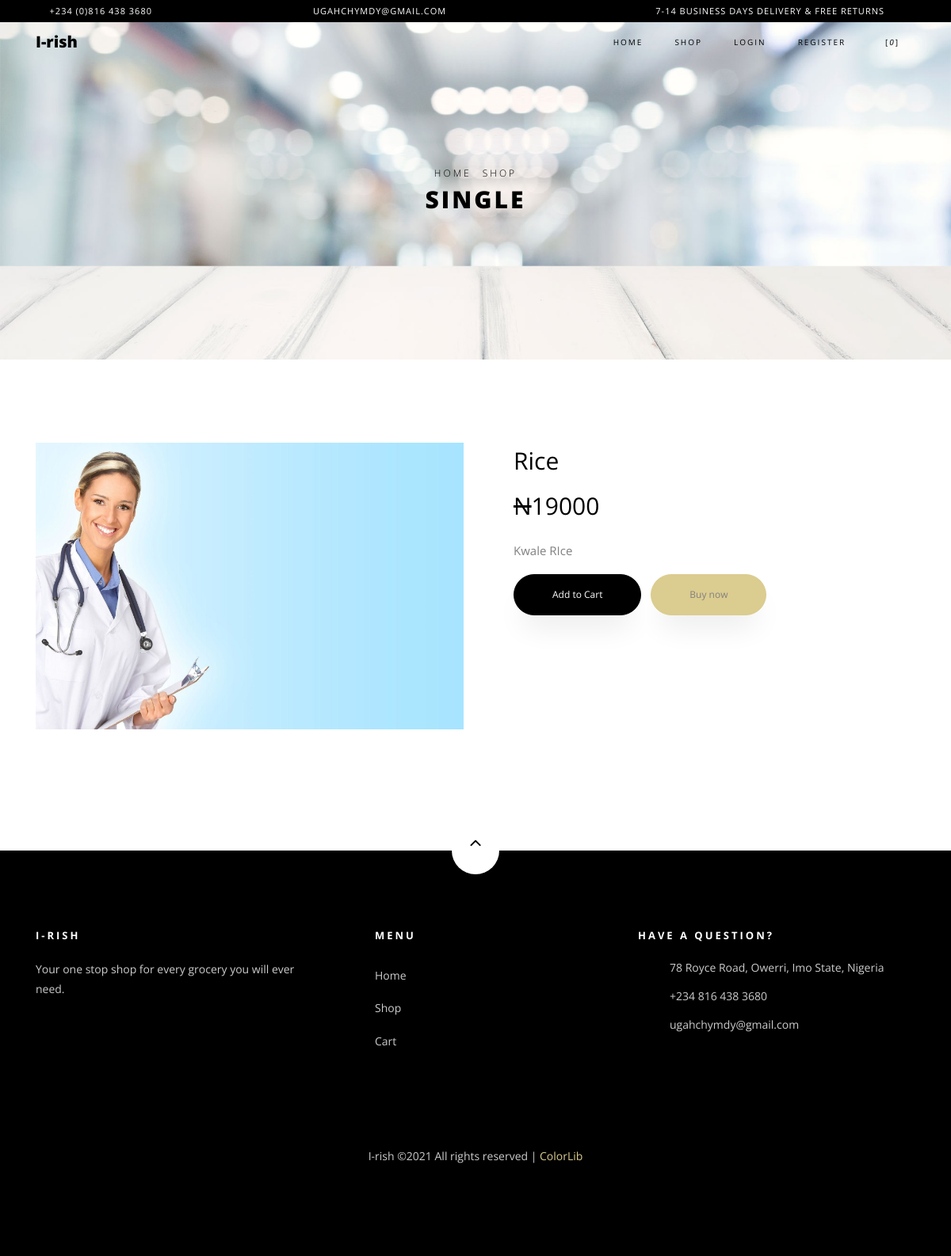
The app's page /single/1/, older data.
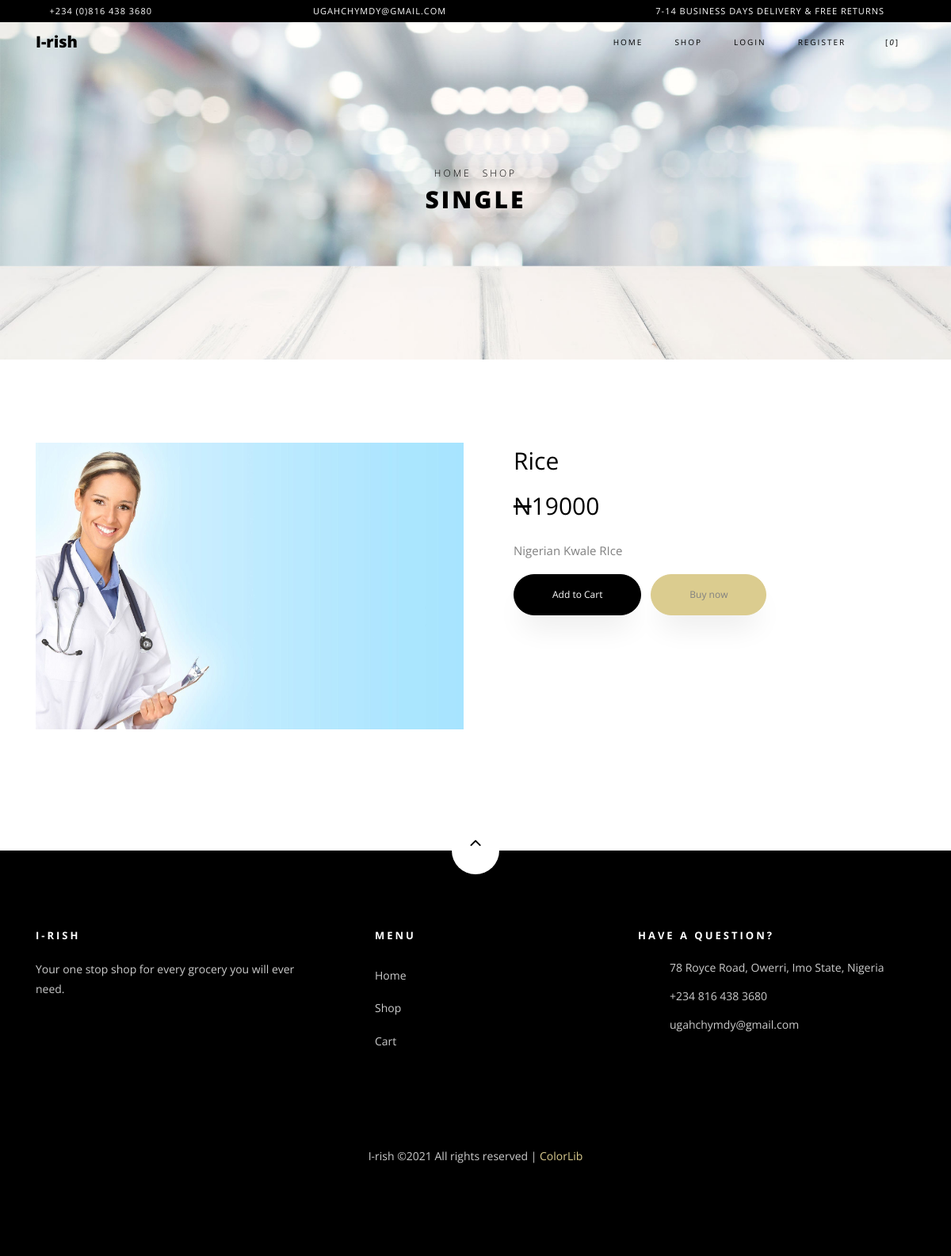
The same page, newer data.
### irish/models.py (models this page shows, shortened)
class Product(models.Model):
	prodid = models.CharField(max_length=255, default='prod0')
	name = models.CharField(max_length=255)
	price = models.IntegerField(default=0)
	quantity = models.IntegerField(default=0)
	categories = models.CharField(max_length=255)
	description = models.CharField(max_length=500)
	image = models.ImageField(default="null")

### irish/views.py (the view)
# urls.py: url('^single/(?P<pk>[a-z0-9]+)/$', views.Single.as_view(), name='single'),
class Single(generic.DetailView):
	template_name = 'irish/single.html'
	model = Product
	def get(self, request, *args, **kwargs):
		if 'id' not in request.session:
			request.session['id'] = hash(datetime.datetime.now())
		try:
			prod = self.get_object()
		except Product.DoesNotExist:
			return redirect('irish:index')
		cart = Cart.objects.filter(cart_id=request.session['id'], status="").count()
		sess = request.session['id']
		return render(request, self.template_name, {'product': prod, 'cart': cart, 'sess': sess})

### templates/irish/single.html (shortened to what this page needs)
<!DOCTYPE html>
<html lang="en">
  <head>
    {% load staticfiles %}
    <link rel="stylesheet" href="{% static 'irish/css/open-iconic-bootstrap.min.css' %}">
    <link rel="stylesheet" href="{% static 'irish/css/animate.css' %}">
    <link rel="stylesheet" href="{% static 'irish/css/owl.carousel.min.css' %}">
    <link rel="stylesheet" href="{% static 'irish/css/owl.theme.default.min.css' %}">
    <link rel="stylesheet" href="{% static 'irish/css/magnific-popup.css' %}">
    <link rel="stylesheet" href="{% static 'irish/css/aos.css' %}">
    <link rel="stylesheet" href="{% static 'irish/css/ionicons.min.css' %}">
    <link rel="stylesheet" href="{% static 'irish/css/bootstrap-datepicker.css' %}">
    <link rel="stylesheet" href="{% static 'irish/css/jquery.timepicker.css' %}">
    <link rel="stylesheet" href="{% static 'irish/css/flaticon.css' %}">
    <link rel="stylesheet" href="{% static 'irish/css/icomoon.css' %}">
    <link rel="stylesheet" href="{% static 'irish/css/style.css' %}">
	<link rel="stylesheet" href="{% static 'irish/css/font-awesome.min2.css' %}">
  </head>
  <body class="goto-here">
		<div class="py-1 bg-black">
    	<div class="container">
    		<div class="row no-gutters d-flex align-items-start align-items-center px-md-0">
	    		<div class="col-lg-12 d-block">
		    		<div class="row d-flex">
		    			<div class="col-md pr-4 d-flex topper align-items-center">
					    	<div class="icon mr-2 d-flex justify-content-center align-items-center"><span class="icon-phone2"></span></div>
						    <span class="text">+234 (0)816 438 3680</span>
					    </div>
					    <div class="col-md pr-4 d-flex topper align-items-center">
					    	<div class="icon mr-2 d-flex justify-content-center align-items-center"><span class="icon-paper-plane"></span></div>
						    <span class="text">ugahchymdy@gmail.com</span>
					    </div>
					    <div class="col-md-5 pr-4 d-flex topper align-items-center text-lg-right">
						    <span class="text">7-14 Business days delivery &amp; Free Returns</span>
					    </div>
				    </div>
			    </div>
		    </div>
		  </div>
    </div>
    <nav class="navbar navbar-expand-lg navbar-dark ftco_navbar bg-dark ftco-navbar-light" id="ftco-navbar">
	    <div class="container">
	      <a class="navbar-brand" href="{% url 'irish:index' %}">I-rish</a>
	      <div class="collapse navbar-collapse" id="ftco-nav">
	        <ul class="navbar-nav ml-auto">
	          <li class="nav-item"><a href="{% url 'irish:index' %}" class="nav-link">Home</a></li>
	          <li class="nav-item active"><a href="{% url 'irish:shop' %}" class="nav-link">Shop</a></li>
			  {% if request.user.is_authenticated %}
			  <li class="nav-item"><a href="{% url 'irish:logout' %}" class="nav-link">{{request.user}}</a></li>
			  {% else %}
	          <li class="nav-item"><a href="{% url 'irish:login' %}" class="nav-link">Login</a></li>
	          <li class="nav-item"><a href="{% url 'irish:register' %}" class="nav-link">Register</a></li>
			  {% endif %}
	          <li class="nav-item cta cta-colored"><a href="{% url 'irish:cart' %}" class="nav-link"><span class="icon-shopping_cart"></span>[<i class='cart'>{{cart}}</i>]</a></li>
	        </ul>
	      </div>
	    </div>
	  </nav>
    <div class="hero-wrap hero-bread" style="background-image: url({% static 'irish/images/bg_6.jpg' %});">
      <div class="container">
        <div class="row no-gutters slider-text align-items-center justify-content-center">
          <div class="col-md-9 ftco-animate text-center">
          	<p class="breadcrumbs"><span class="mr-2"><a href="index.php">Home</a></span> <span>Shop</span></p>
            <h1 class="mb-0 bread">Single</h1>
          </div>
        </div>
      </div>
    </div>
    <section class="ftco-section">
    	<div class="container">
    		<div class="row">
    			<div class="col-lg-6 mb-5 ftco-animate">
    				<a href="{{product.image.url}}" class="image-popup prod-img-bg"><center><img src="{{product.image.url}}" class="img-fluid" style="max-height:500px" alt="I-rish"></center></a>
    			</div>
    			<div class="col-lg-6 product-details pl-md-5 ftco-animate">
    				<h3>{{product.name}}</h3>
    				<p class="price"><span><del>N</del></span><span id="price">{{product.price}}</span></p>
    				<p>{{product.description}}</p>
					<p>
						<a type="button" class="but btn btn-black py-3 px-5 mr-2" style="color:white">Add to Cart</a>
						<a type="button" class="but1 btn btn-primary py-3 px-5">Buy now</a>
					</p>
    			</div>
    		</div>
    	</div>
    </section>
    <footer class="ftco-footer ftco-section">
      <div class="container">
      	<div class="row">
      		<div class="mouse">
						<a href="#" class="mouse-icon">
							<div class="mouse-wheel"><span class="ion-ios-arrow-up"></span></div>
						</a>
					</div>
      	</div>
        <div class="row mb-5">
          <div class="col-md">
            <div class="ftco-footer-widget mb-4">
              <h2 class="ftco-heading-2">I-rish</h2>
              <p>Your one stop shop for every grocery you will ever need.</p>
              <ul class="ftco-footer-social list-unstyled float-md-left float-lft mt-5">
              </ul>
            </div>
          </div>
          <div class="col-md">
            <div class="ftco-footer-widget mb-4 ml-md-5">
              <h2 class="ftco-heading-2">Menu</h2>
              <ul class="list-unstyled">
                <li><a href="{% url 'irish:index' %}" class="py-2 d-block">Home</a></li>
                <li><a href="{% url 'irish:shop' %}" class="py-2 d-block">Shop</a></li>
                <li><a href="{% url 'irish:cart' %}" class="py-2 d-block">Cart</a></li>
              </ul>
            </div>
          </div>
          <div class="col-md">
            <div class="ftco-footer-widget mb-4">
            	<h2 class="ftco-heading-2">Have a Question?</h2>
            	<div class="block-23 mb-3">
	              <ul>
	                <li><a><span class="icon icon-map-marker"></span><span class="text">78 Royce Road, Owerri, Imo State, Nigeria</span></a></li>
	                <li><a><span class="icon icon-phone"></span><span class="text">+234 816 438 3680</span></a></li>
	                <li><a><span class="icon icon-envelope"></span><span class="text">ugahchymdy@gmail.com</span></a></li>
	              </ul>
	            </div>
            </div>
          </div>
        </div>
        <div class="row">
          <div class="col-md-12 text-center">
            <p>
						  I-rish &copy;<script>document.write(new Date().getFullYear());</script> All rights reserved | <a href="https://colorlib.com">ColorLib</a>
						</p>
          </div>
        </div>
      </div>
    </footer>
  </body>
</html>

### static/irish/css/icomoon.css (style rules this page uses)
[class^="icon-"], [class*=" icon-"] { font-family: 'icomoon' !important; speak: none; font-style: normal; font-weight: normal; font-variant: normal; text-transform: none; line-height: 1; -webkit-font-smoothing: antialiased; -moz-osx-font-smoothing: grayscale; }
.icon-map-marker:before { content: "\f041"; }
.icon-phone:before { content: "\f095"; }
.icon-envelope:before { content: "\f0e0"; }
.icon-paper-plane:before { content: "\f1d8"; }
.icon-phone2:before { content: "\e0cd"; }
.icon-shopping_cart:before { content: "\e8cc"; }

Row changes from the older to the newer data that the page shows:
changed Product "Rice": description "Kwale RIce" → "Nigerian Kwale RIce"
